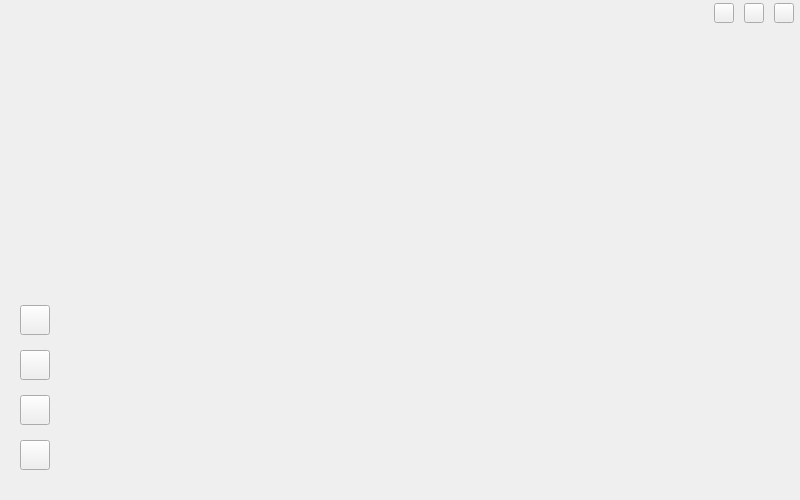
<?xml version="1.0" encoding="UTF-8"?>
<ui version="4.0">
 <class>StudentWindow</class>
 <widget class="QMainWindow" name="StudentWindow">
  <property name="geometry">
   <rect>
    <x>0</x>
    <y>0</y>
    <width>800</width>
    <height>500</height>
   </rect>
  </property>
  <property name="windowTitle">
   <string>Main.Student.Name</string>
  </property>
  <widget class="QWidget" name="centralwidget">
   <layout class="QHBoxLayout" name="hori_center">
    <property name="spacing">
     <number>0</number>
    </property>
    <property name="leftMargin">
     <number>0</number>
    </property>
    <property name="topMargin">
     <number>0</number>
    </property>
    <property name="rightMargin">
     <number>0</number>
    </property>
    <property name="bottomMargin">
     <number>0</number>
    </property>
    <item>
     <layout class="QVBoxLayout" name="vert_tool">
      <property name="spacing">
       <number>15</number>
      </property>
      <property name="leftMargin">
       <number>20</number>
      </property>
      <property name="topMargin">
       <number>30</number>
      </property>
      <property name="rightMargin">
       <number>20</number>
      </property>
      <property name="bottomMargin">
       <number>30</number>
      </property>
      <item>
       <spacer name="vert_Spacer_2">
        <property name="orientation">
         <enum>Qt::Vertical</enum>
        </property>
        <property name="sizeHint" stdset="0">
         <size>
          <width>20</width>
          <height>40</height>
         </size>
        </property>
       </spacer>
      </item>
      <item>
       <widget class="QPushButton" name="btnCamera">
        <property name="sizePolicy">
         <sizepolicy hsizetype="Fixed" vsizetype="Fixed">
          <horstretch>0</horstretch>
          <verstretch>0</verstretch>
         </sizepolicy>
        </property>
        <property name="minimumSize">
         <size>
          <width>30</width>
          <height>30</height>
         </size>
        </property>
        <property name="maximumSize">
         <size>
          <width>30</width>
          <height>30</height>
         </size>
        </property>
        <property name="cursor">
         <cursorShape>PointingHandCursor</cursorShape>
        </property>
        <property name="toolTip">
         <string>Student.Tips.Camera</string>
        </property>
        <property name="text">
         <string/>
        </property>
       </widget>
      </item>
      <item>
       <widget class="QPushButton" name="btnUpdate">
        <property name="sizePolicy">
         <sizepolicy hsizetype="Fixed" vsizetype="Fixed">
          <horstretch>0</horstretch>
          <verstretch>0</verstretch>
         </sizepolicy>
        </property>
        <property name="minimumSize">
         <size>
          <width>30</width>
          <height>30</height>
         </size>
        </property>
        <property name="maximumSize">
         <size>
          <width>30</width>
          <height>30</height>
         </size>
        </property>
        <property name="cursor">
         <cursorShape>PointingHandCursor</cursorShape>
        </property>
        <property name="toolTip">
         <string>Student.Tips.Update</string>
        </property>
        <property name="text">
         <string/>
        </property>
       </widget>
      </item>
      <item>
       <widget class="QPushButton" name="btnAbout">
        <property name="sizePolicy">
         <sizepolicy hsizetype="Fixed" vsizetype="Fixed">
          <horstretch>0</horstretch>
          <verstretch>0</verstretch>
         </sizepolicy>
        </property>
        <property name="minimumSize">
         <size>
          <width>30</width>
          <height>30</height>
         </size>
        </property>
        <property name="maximumSize">
         <size>
          <width>30</width>
          <height>30</height>
         </size>
        </property>
        <property name="cursor">
         <cursorShape>PointingHandCursor</cursorShape>
        </property>
        <property name="toolTip">
         <string>Student.Tips.About</string>
        </property>
        <property name="text">
         <string/>
        </property>
       </widget>
      </item>
      <item>
       <widget class="QPushButton" name="btnSystem">
        <property name="sizePolicy">
         <sizepolicy hsizetype="Fixed" vsizetype="Fixed">
          <horstretch>0</horstretch>
          <verstretch>0</verstretch>
         </sizepolicy>
        </property>
        <property name="minimumSize">
         <size>
          <width>30</width>
          <height>30</height>
         </size>
        </property>
        <property name="maximumSize">
         <size>
          <width>30</width>
          <height>30</height>
         </size>
        </property>
        <property name="cursor">
         <cursorShape>PointingHandCursor</cursorShape>
        </property>
        <property name="toolTip">
         <string>Student.Tips.System</string>
        </property>
        <property name="layoutDirection">
         <enum>Qt::LeftToRight</enum>
        </property>
        <property name="text">
         <string/>
        </property>
       </widget>
      </item>
     </layout>
    </item>
    <item>
     <layout class="QVBoxLayout" name="vert_right">
      <property name="spacing">
       <number>0</number>
      </property>
      <property name="leftMargin">
       <number>0</number>
      </property>
      <property name="topMargin">
       <number>0</number>
      </property>
      <property name="rightMargin">
       <number>0</number>
      </property>
      <property name="bottomMargin">
       <number>0</number>
      </property>
      <item>
       <layout class="QHBoxLayout" name="hori_title">
        <property name="spacing">
         <number>10</number>
        </property>
        <property name="leftMargin">
         <number>6</number>
        </property>
        <property name="topMargin">
         <number>3</number>
        </property>
        <property name="rightMargin">
         <number>6</number>
        </property>
        <property name="bottomMargin">
         <number>3</number>
        </property>
        <item>
         <spacer name="hori_Spacer_2">
          <property name="orientation">
           <enum>Qt::Horizontal</enum>
          </property>
          <property name="sizeHint" stdset="0">
           <size>
            <width>40</width>
            <height>20</height>
           </size>
          </property>
         </spacer>
        </item>
        <item>
         <widget class="QPushButton" name="btnMin">
          <property name="sizePolicy">
           <sizepolicy hsizetype="Fixed" vsizetype="Fixed">
            <horstretch>0</horstretch>
            <verstretch>0</verstretch>
           </sizepolicy>
          </property>
          <property name="minimumSize">
           <size>
            <width>20</width>
            <height>20</height>
           </size>
          </property>
          <property name="maximumSize">
           <size>
            <width>20</width>
            <height>20</height>
           </size>
          </property>
          <property name="cursor">
           <cursorShape>PointingHandCursor</cursorShape>
          </property>
          <property name="toolTip">
           <string>Student.Tips.Min</string>
          </property>
          <property name="text">
           <string/>
          </property>
         </widget>
        </item>
        <item>
         <widget class="QPushButton" name="btnMax">
          <property name="sizePolicy">
           <sizepolicy hsizetype="Fixed" vsizetype="Fixed">
            <horstretch>0</horstretch>
            <verstretch>0</verstretch>
           </sizepolicy>
          </property>
          <property name="minimumSize">
           <size>
            <width>20</width>
            <height>20</height>
           </size>
          </property>
          <property name="maximumSize">
           <size>
            <width>20</width>
            <height>20</height>
           </size>
          </property>
          <property name="cursor">
           <cursorShape>PointingHandCursor</cursorShape>
          </property>
          <property name="toolTip">
           <string>Student.Tips.Maxing</string>
          </property>
          <property name="text">
           <string/>
          </property>
         </widget>
        </item>
        <item>
         <widget class="QPushButton" name="btnClose">
          <property name="sizePolicy">
           <sizepolicy hsizetype="Fixed" vsizetype="Fixed">
            <horstretch>0</horstretch>
            <verstretch>0</verstretch>
           </sizepolicy>
          </property>
          <property name="minimumSize">
           <size>
            <width>20</width>
            <height>20</height>
           </size>
          </property>
          <property name="maximumSize">
           <size>
            <width>20</width>
            <height>20</height>
           </size>
          </property>
          <property name="cursor">
           <cursorShape>PointingHandCursor</cursorShape>
          </property>
          <property name="toolTip">
           <string>Student.Tips.Close</string>
          </property>
          <property name="text">
           <string/>
          </property>
         </widget>
        </item>
       </layout>
      </item>
      <item>
       <spacer name="vert_Spacer_1">
        <property name="orientation">
         <enum>Qt::Vertical</enum>
        </property>
        <property name="sizeHint" stdset="0">
         <size>
          <width>20</width>
          <height>40</height>
         </size>
        </property>
       </spacer>
      </item>
     </layout>
    </item>
   </layout>
  </widget>
 </widget>
 <resources/>
 <connections/>
</ui>
